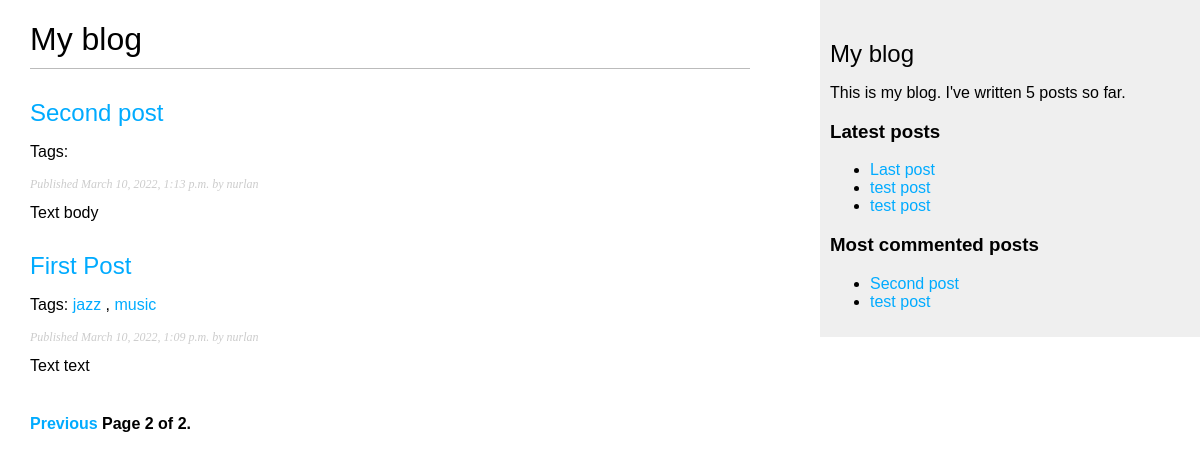
Screenshot of /blog/?page=2 with the database file from the repository.
### blog/models.py (models this page shows, shortened)
class Post(models.Model):
    STATUS_CHOICES = [
        ('draft', 'Draft'),
        ('published', 'Published'),
    ]
    title = models.CharField(max_length=250)
    slug = models.SlugField(max_length=250,
                            unique_for_date='publish')
    author = models.ForeignKey(User,
                                on_delete=models.CASCADE,
                                related_name='blog_posts')
    body = models.TextField(blank=True, null=True)
    publish = models.DateTimeField(default=timezone.now)
    created = models.DateTimeField(auto_now_add=True)
    updated = models.DateTimeField(auto_now=True)
    status = models.CharField(max_length=10,
                                choices=STATUS_CHOICES,
                                default='draft')
    tags = TaggableManager()
    objects = models.Manager()
    published = PublishedManager()
    class Meta:
        ordering = ('-publish',)
    def get_absolute_url(self):
        return reverse('blog:post_detail', args=[self.publish.year,
                                            self.publish.month,
                                            self.publish.day,
                                            self.slug])

### blog/views.py (the view)
# urls.py: path('', views.post_list, name='post_list'),
def post_list(request, tag_slug = None):
    object_list = Post.published.all()
    tag = None
    if tag_slug:
        tag = get_object_or_404(Tag, slug=tag_slug)
        object_list = object_list.filter(tags__in=[tag])
    paginator = Paginator(object_list, 3)
    page = request.GET.get('page')
    print(page)
    try:
        posts = paginator.page(page)
    except PageNotAnInteger:
        posts = paginator.page(1)
        print('PageNotAnInteger')
    except EmptyPage:
        posts = paginator.page(paginator.num_pages)
        print('EmptyPage')
    return render(request, 'blog/post/list.html', {'page': page,
                                                    'posts': posts,
                                                    'tag': tag})

### blog/models.py (called while the page is built)
    def get_queryset(self):
        return super().get_queryset().filter(status='published')

### blog/templatetags/blog_tags.py (called while the page is built)
@register.simple_tag
def total_posts():
    return Post.published.count()

@register.inclusion_tag('blog/post/latest_posts.html')
def show_latest_posts(count=5):
    latest_posts = Post.published.order_by('-publish')[:count]
    return {'latest_posts':latest_posts}

@register.simple_tag
def get_most_commented_posts(count=5):
    return Post.published.annotate(
        total_comments=Count('comments')
    ).filter(total_comments__gt = 0).order_by('-total_comments')[:count]

### blog/templates/blog/post/list.html (shortened to what this page needs)
{% extends 'blog/base.html' %}
{% block content %}
    <h1>My blog</h1>
    {% for post in posts %}
        <h2>
            <a href="{{ post.get_absolute_url }}">{{ post.title }}</a>
        </h2>
        <p class="tags">
            Tags:
            {% for tag in post.tags.all %}
                <a href="{% url 'blog:post_list_by_tag' tag.slug %}">
                    {{ tag.name }}
                </a>
                {% if not forloop.last %}, {% endif %}
            {% endfor %}
        </p>
        <p class="date">
            Published {{ post.publish }} by {{ post.author }}
        </p>
        {{ post.body|truncatewords:30 }}
    {% endfor %}
    {% include 'pagination.html' with page=posts %}
{% endblock %}

### blog/templates/blog/base.html (shortened to what this page needs)
{% load blog_tags %}
{% load static %}
<!DOCTYPE html>
<html lang="en">
<head>
    <link rel="stylesheet" href="{% static 'css/blog.css' %}">
</head>
<body>
    <div id="content">
        {% block content %}
        {% endblock %}
    </div>
    <div id="sidebar">
        <h2>My blog</h2>
        <p>This is my blog. I've written {% total_posts %} posts so far.</p>
        <h3>Latest posts</h3>
        {% show_latest_posts 3 %}
        <h3>Most commented posts</h3>
        {% get_most_commented_posts 3 as most_commented_posts  %}
        <ul>
            {% for post in most_commented_posts %}
                <li>
                    <a href="{{ post.get_absolute_url }}">{{ post.title }}</a>
                </li>
            {% endfor %}
        </ul>
    </div>
</body>
</html>

### blog/templates/blog/post/latest_posts.html
<ul>
    {% for post in latest_posts %}
        <li>
            <a href="{{ post.get_absolute_url }}">{{ post.title }}</a>
        </li>
    {% endfor %}
</ul>

### blog/static/css/blog.css (style rules this page uses)
body { margin:0; padding:0; font-family:helvetica, sans-serif; }
a { color:#00abff; text-decoration:none; }
h1 { font-weight:normal; border-bottom:1px solid #bbb; padding:0 0 10px 0; }
h2 { font-weight:normal; margin:30px 0 0; }
#content { float:left; width:60%; padding:0 0 0 30px; }
#sidebar { float:right; width:30%; padding:10px; background:#efefef; height:100%; }
p.date { color:#ccc; font-family: georgia, serif; font-size: 12px; font-style: italic; }

### rows the page displays
Post: title "Second post", publish "March 10, 2022, 1:13 p.m.", author "nurlan", body "Text body"
Post: title "First Post", publish "March 10, 2022, 1:09 p.m.", author "nurlan", body "Text text"
Tag: name "jazz"
Tag: name "music"
Post: title "Last post"
Post: title "test post"
Post: title "test post"

### other values shown
{{ page.number }} "2"
{{ page.paginator.num_pages }} "2"
